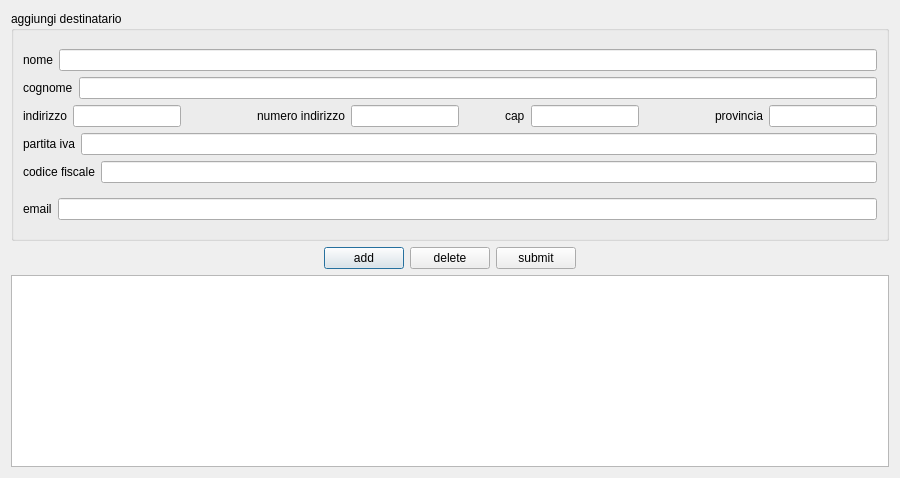
<?xml version="1.0" encoding="UTF-8"?>
<ui version="4.0">
 <class>Receiver_settings</class>
 <widget class="QDialog" name="Receiver_settings">
  <property name="geometry">
   <rect>
    <x>0</x>
    <y>0</y>
    <width>900</width>
    <height>478</height>
   </rect>
  </property>
  <property name="windowTitle">
   <string>Dialog</string>
  </property>
  <layout class="QVBoxLayout" name="verticalLayout_3">
   <item>
    <layout class="QVBoxLayout" name="verticalLayout_4">
     <item>
      <widget class="QGroupBox" name="groupBox">
       <property name="sizePolicy">
        <sizepolicy hsizetype="Preferred" vsizetype="Minimum">
         <horstretch>0</horstretch>
         <verstretch>0</verstretch>
        </sizepolicy>
       </property>
       <property name="title">
        <string>aggiungi destinatario</string>
       </property>
       <layout class="QVBoxLayout" name="verticalLayout_2">
        <item>
         <layout class="QVBoxLayout" name="verticalLayout">
          <item>
           <layout class="QHBoxLayout" name="horizontalLayout_3">
            <item>
             <widget class="QLabel" name="label_2">
              <property name="sizePolicy">
               <sizepolicy hsizetype="Fixed" vsizetype="Fixed">
                <horstretch>0</horstretch>
                <verstretch>0</verstretch>
               </sizepolicy>
              </property>
              <property name="text">
               <string>nome</string>
              </property>
             </widget>
            </item>
            <item>
             <widget class="QLineEdit" name="name_line_edit"/>
            </item>
           </layout>
          </item>
          <item>
           <layout class="QHBoxLayout" name="horizontalLayout_2">
            <item>
             <widget class="QLabel" name="label">
              <property name="sizePolicy">
               <sizepolicy hsizetype="Preferred" vsizetype="Fixed">
                <horstretch>0</horstretch>
                <verstretch>0</verstretch>
               </sizepolicy>
              </property>
              <property name="text">
               <string>cognome</string>
              </property>
             </widget>
            </item>
            <item>
             <widget class="QLineEdit" name="surname_line_edit"/>
            </item>
           </layout>
          </item>
          <item>
           <layout class="QHBoxLayout" name="horizontalLayout_5">
            <item>
             <layout class="QHBoxLayout" name="horizontalLayout">
              <item>
               <widget class="QLabel" name="label_3">
                <property name="text">
                 <string>indirizzo</string>
                </property>
               </widget>
              </item>
              <item>
               <widget class="QLineEdit" name="address_line_edit"/>
              </item>
             </layout>
            </item>
            <item>
             <spacer name="horizontalSpacer">
              <property name="orientation">
               <enum>Qt::Horizontal</enum>
              </property>
              <property name="sizeHint" stdset="0">
               <size>
                <width>40</width>
                <height>20</height>
               </size>
              </property>
             </spacer>
            </item>
            <item>
             <layout class="QHBoxLayout" name="horizontalLayout_4">
              <item>
               <widget class="QLabel" name="label_4">
                <property name="text">
                 <string>numero indirizzo</string>
                </property>
               </widget>
              </item>
              <item>
               <widget class="QLineEdit" name="civic_number_line_edit"/>
              </item>
              <item>
               <spacer name="horizontalSpacer_3">
                <property name="orientation">
                 <enum>Qt::Horizontal</enum>
                </property>
                <property name="sizeHint" stdset="0">
                 <size>
                  <width>40</width>
                  <height>20</height>
                 </size>
                </property>
               </spacer>
              </item>
             </layout>
            </item>
            <item>
             <layout class="QHBoxLayout" name="horizontalLayout_8">
              <item>
               <widget class="QLabel" name="label_7">
                <property name="sizePolicy">
                 <sizepolicy hsizetype="Preferred" vsizetype="Fixed">
                  <horstretch>0</horstretch>
                  <verstretch>0</verstretch>
                 </sizepolicy>
                </property>
                <property name="text">
                 <string>cap</string>
                </property>
               </widget>
              </item>
              <item>
               <widget class="QLineEdit" name="cap_line_edit"/>
              </item>
             </layout>
            </item>
            <item>
             <spacer name="horizontalSpacer_5">
              <property name="orientation">
               <enum>Qt::Horizontal</enum>
              </property>
              <property name="sizeHint" stdset="0">
               <size>
                <width>40</width>
                <height>20</height>
               </size>
              </property>
             </spacer>
            </item>
            <item>
             <layout class="QHBoxLayout" name="horizontalLayout_10">
              <item>
               <widget class="QLabel" name="label_9">
                <property name="sizePolicy">
                 <sizepolicy hsizetype="Preferred" vsizetype="Fixed">
                  <horstretch>0</horstretch>
                  <verstretch>0</verstretch>
                 </sizepolicy>
                </property>
                <property name="text">
                 <string>provincia</string>
                </property>
               </widget>
              </item>
              <item>
               <widget class="QLineEdit" name="province_line_edit"/>
              </item>
             </layout>
            </item>
           </layout>
          </item>
          <item>
           <layout class="QHBoxLayout" name="horizontalLayout_6">
            <item>
             <widget class="QLabel" name="label_5">
              <property name="sizePolicy">
               <sizepolicy hsizetype="Preferred" vsizetype="Fixed">
                <horstretch>0</horstretch>
                <verstretch>0</verstretch>
               </sizepolicy>
              </property>
              <property name="text">
               <string>partita iva</string>
              </property>
             </widget>
            </item>
            <item>
             <widget class="QLineEdit" name="piva_line_edit"/>
            </item>
           </layout>
          </item>
          <item>
           <layout class="QHBoxLayout" name="horizontalLayout_7">
            <item>
             <widget class="QLabel" name="label_6">
              <property name="sizePolicy">
               <sizepolicy hsizetype="Preferred" vsizetype="Fixed">
                <horstretch>0</horstretch>
                <verstretch>0</verstretch>
               </sizepolicy>
              </property>
              <property name="text">
               <string>codice fiscale</string>
              </property>
             </widget>
            </item>
            <item>
             <widget class="QLineEdit" name="fiscal_code_line_edit"/>
            </item>
           </layout>
          </item>
         </layout>
        </item>
        <item>
         <layout class="QHBoxLayout" name="horizontalLayout_11">
          <item>
           <widget class="QLabel" name="label_10">
            <property name="sizePolicy">
             <sizepolicy hsizetype="Preferred" vsizetype="Fixed">
              <horstretch>0</horstretch>
              <verstretch>0</verstretch>
             </sizepolicy>
            </property>
            <property name="text">
             <string>email</string>
            </property>
           </widget>
          </item>
          <item>
           <widget class="QLineEdit" name="mail_line_edit"/>
          </item>
         </layout>
        </item>
       </layout>
      </widget>
     </item>
     <item>
      <layout class="QHBoxLayout" name="_2">
       <item>
        <spacer name="horizontalSpacer_2">
         <property name="orientation">
          <enum>Qt::Horizontal</enum>
         </property>
         <property name="sizeHint" stdset="0">
          <size>
           <width>40</width>
           <height>20</height>
          </size>
         </property>
        </spacer>
       </item>
       <item>
        <widget class="QPushButton" name="add_new">
         <property name="text">
          <string>add</string>
         </property>
        </widget>
       </item>
       <item>
        <widget class="QPushButton" name="pushButton">
         <property name="text">
          <string>delete</string>
         </property>
        </widget>
       </item>
       <item>
        <widget class="QPushButton" name="submit_button">
         <property name="text">
          <string>submit</string>
         </property>
        </widget>
       </item>
       <item>
        <spacer name="horizontalSpacer_4">
         <property name="orientation">
          <enum>Qt::Horizontal</enum>
         </property>
         <property name="sizeHint" stdset="0">
          <size>
           <width>40</width>
           <height>20</height>
          </size>
         </property>
        </spacer>
       </item>
      </layout>
     </item>
    </layout>
   </item>
   <item>
    <widget class="QTableView" name="tableView">
     <property name="sizePolicy">
      <sizepolicy hsizetype="Expanding" vsizetype="Fixed">
       <horstretch>0</horstretch>
       <verstretch>0</verstretch>
      </sizepolicy>
     </property>
    </widget>
   </item>
  </layout>
 </widget>
 <resources/>
 <connections/>
</ui>
